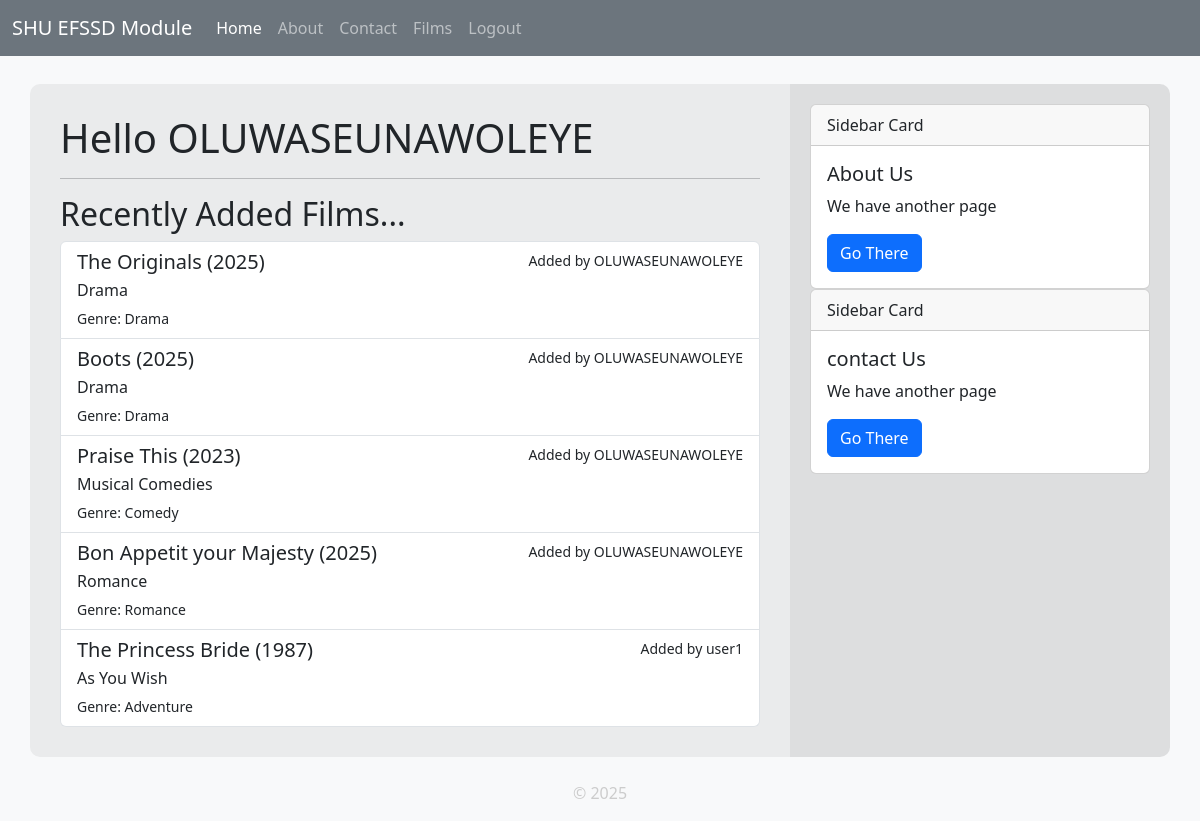
Screenshot of / (signed in) with the database file from the repository.
### tables this page shows
CREATE TABLE users (
  id INTEGER PRIMARY KEY AUTOINCREMENT,
  username TEXT UNIQUE NOT NULL,
  password TEXT NOT NULL
);

CREATE TABLE films (
    id INTEGER PRIMARY KEY AUTOINCREMENT,
    created TIMESTAMP DEFAULT CURRENT_TIMESTAMP,
    user INTEGER NOT NULL REFERENCES users(id),
    title TEXT NOT NULL,
    tagline TEXT,
    director TEXT,
    poster TEXT,
    release_year INTEGER,
    genre TEXT,
    watched BOOLEAN,
    rating INTEGER,
    review TEXT
);

### app.py (the view)
@app.route('/')
def index():
    studentName = "SHU Student"
    if 'username' in session:
        studentName = session['username']
    films = get_all_films(limit=5, order_by='created DESC')  # Fetch the latest 5 films added
    return render_template('index.html', title="Welcome", username=studentName, films=films)

### app.py (called while the page is built)
@app.context_processor
def inject_csrf_token():
    return dict(csrf_token=generate_csrf())

@app.context_processor
def inject_site_name():
    return dict(siteName=siteName)

@app.template_filter()
def get_username(user_id):
    user = get_user_by_id(user_id)
    return user['username'] if user else 'Unknown'

### db/db.py (called while the page is built)
def get_all_films(user=None, limit=None, order_by='title ASC'):
    conn = get_db_connection()
    query = 'SELECT * FROM films'
    if user:
        query += ' WHERE user = ?'
    query += f' ORDER BY {order_by}'
    if limit:
        query += f' LIMIT {limit}'
    if user:
        films = conn.execute(query, (user,)).fetchall()
    else:
        films = conn.execute(query).fetchall()
    conn.close()
    return films

def get_db_connection():
    BASE_DIR = os.path.dirname(os.path.abspath(__file__))  # Get the directory of the current file
    DB_PATH = os.path.join(BASE_DIR, 'database.db') # Construct the full path to the database file
    conn = sqlite3.connect(DB_PATH)                 # Connect to the database
    conn.row_factory = sqlite3.Row                  # Enable dictionary-like access to rows
    return conn

def get_user_by_id(user_id):
    conn = get_db_connection()
    user = conn.execute('SELECT * FROM users WHERE id = ?', (user_id,)).fetchone()
    conn.close()
    if user is None:
        abort(404)
    return user

### templates/index.html
{% extends "base.html" %}
{% block content %}
    <h1>Hello {{ username }}</h1>
    <hr>
    <h2>Recently Added Films...</h2>
    <div class="list-group">
        {% for film in films %}
            <a href="{{ url_for('film', id=film['id']) }}" class="list-group-item list-group-item-action">
                <div class="d-flex w-100 justify-content-between">
                    <h5 class="mb-1">{{ film['title'] }} ({{ film['release_year'] }})</h5>
                    <small>Added by {{ film['user'] | get_username }}</small>
                </div>
                <p class="mb-1">{{ film['tagline'] }}</p>
                <small>Genre: {{ film['genre'] }}</small>
            </a>
        {% else %}
            <p class="text-muted">No films available.</p>
        {% endfor %}
    </div>
{% endblock %}

### static/styles.css (style rules this page uses)
body { background-color: #f8f9fa; color: #212529; }

### rows the page displays
users: username "OLUWASEUNAWOLEYE"
films: title "The Originals", release_year "2025", user|get_username "OLUWASEUNAWOLEYE", tagline "Drama", genre "Drama"
films: title "Boots", release_year "2025", user|get_username "OLUWASEUNAWOLEYE", tagline "Drama", genre "Drama"
films: title "Praise This", release_year "2023", user|get_username "OLUWASEUNAWOLEYE", tagline "Musical Comedies", genre "Comedy"
films: title "Bon Appetit your Majesty", release_year "2025", user|get_username "OLUWASEUNAWOLEYE", tagline "Romance", genre "Romance"
films: title "The Princess Bride", release_year "1987", user|get_username "user1", tagline "As You Wish", genre "Adventure"

### other values shown
{{ siteName }} "SHU EFSSD Module"
